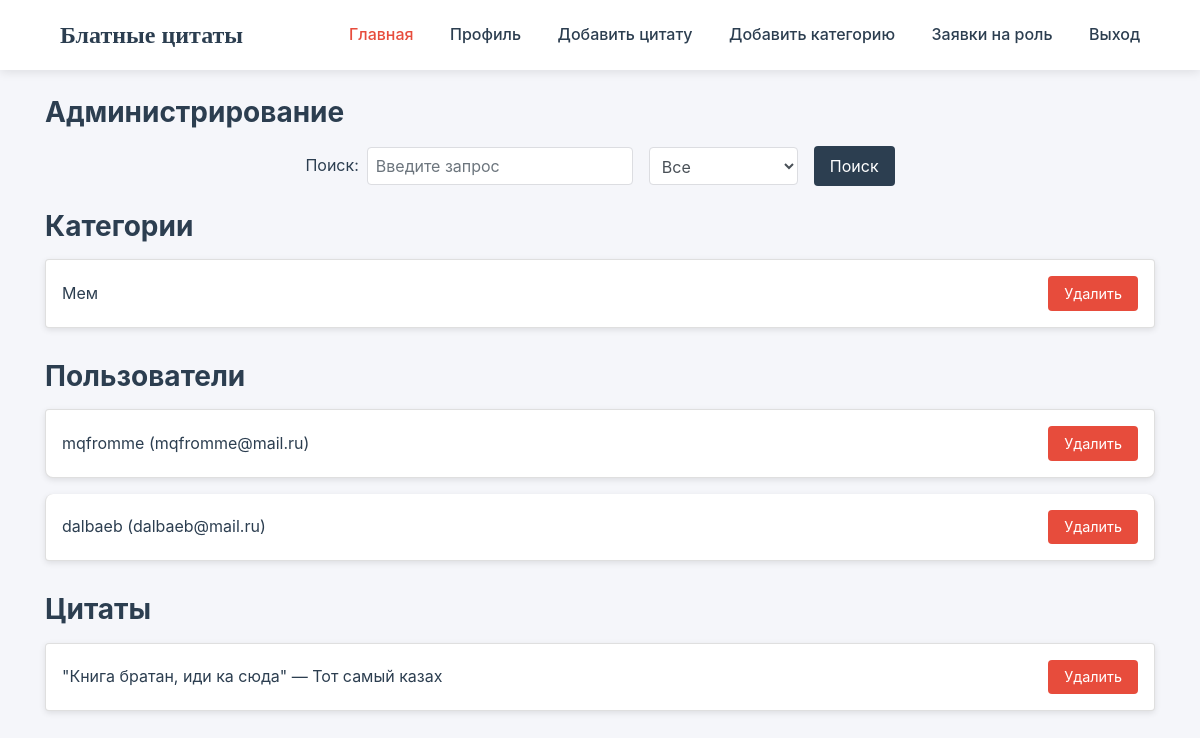
Page /admin (signed in) on the earlier database version.
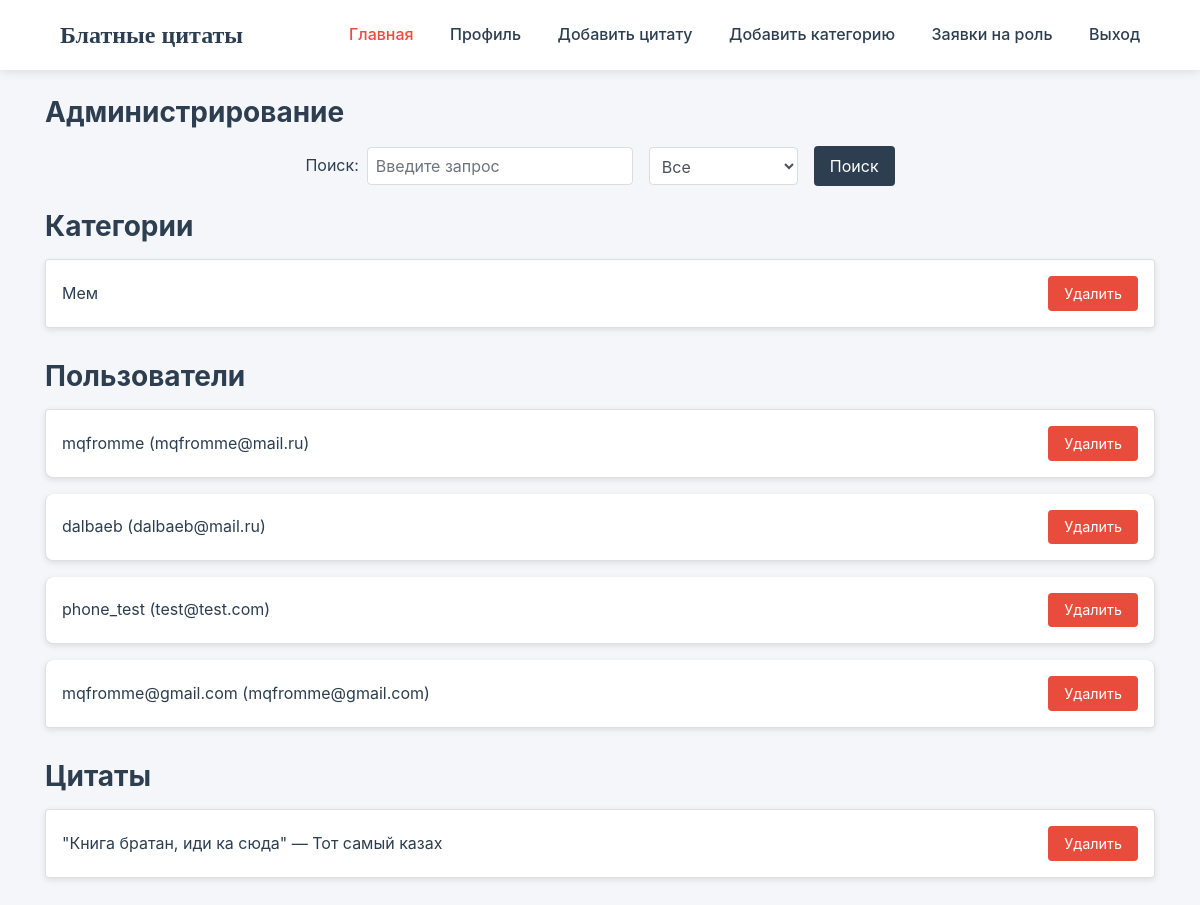
Same page on the later database version.
### app.py (models this page shows)
class Category(db.Model):
    __tablename__ = 'categories'
    id = db.Column(db.Integer, primary_key=True)
    name = db.Column(db.String(100), nullable=False)
    quotes_list = db.relationship('Quote', back_populates='category')

class User(UserMixin, db.Model):
    id = db.Column(db.Integer, primary_key=True)
    username = db.Column(db.String(100), nullable=False, unique=True)
    email = db.Column(db.String(150), nullable=False, unique=True)
    password = db.Column(db.String(200), nullable=False)
    role = db.Column(db.String(20), default='user')
    date_registered = db.Column(db.DateTime, default=datetime.utcnow)
    liked_quotes = db.relationship('UserLikes', back_populates='user_like', lazy='dynamic')

class Quote(db.Model):
    id = db.Column(db.Integer, primary_key=True)
    text = db.Column(db.Text, nullable=False)
    author = db.Column(db.String(100), nullable=False)
    likes = db.Column(db.Integer, default=0)
    views = db.Column(db.Integer, default=0)
    user_id = db.Column(db.Integer, db.ForeignKey('user.id'))
    category_id = db.Column(db.Integer, db.ForeignKey('categories.id'), nullable=False)
    category = db.relationship('Category', back_populates='quotes_list')
    user_likes = db.relationship('UserLikes', back_populates='quote')

### app.py (the view, shortened to what this page needs)
@app.route('/admin', methods=['GET', 'POST'])
@admin_required
def admin():
    categories = Category.query.all()
    users = User.query.all()
    quotes = Quote.query.all()
    query = request.args.get('query', '')
    search_type = request.args.get('search_type', 'all')
    return render_template(
        'admin.html',
        categories=categories,
        users=users,
        quotes=quotes,
        query=query,
        search_type=search_type
    )

### app.py (called while the page is built)
@login_manager.user_loader
def load_user(user_id):
    return User.query.get(int(user_id))

def admin_required(f):
    @wraps(f)
    def decorated_function(*args, **kwargs):
        if not current_user.is_authenticated or current_user.role != 'admin':
            flash('Доступ запрещён. Требуется роль администратора.', 'danger')
            return redirect(url_for('login'))
        return f(*args, **kwargs)
    return decorated_function

### templates/admin.html (shortened to what this page needs)
<!DOCTYPE html>
<html lang="ru">
<head>
    <link rel="stylesheet" href="https://stackpath.bootstrapcdn.com/bootstrap/4.5.2/css/bootstrap.min.css">
    <link rel="stylesheet" href="{{ url_for('static', filename='admin.css') }}">
</head>
<body>
    <header>
        <nav class="navbar">
            <div class="logo">Блатные цитаты</div>
            <div class="nav-links">
                <a href="{{ url_for('home') }}" class="active">Главная</a>
                <a href="{{ url_for('profile') }}">Профиль</a>
                {% if session.get('user_role') == 'admin' %}
                <a href="{{ url_for('add_quote') }}">Добавить цитату</a>
                <a href="{{ url_for('add_category') }}">Добавить категорию</a>
                <a href="{{ url_for('role_requests') }}">Заявки на роль</a>
                {% endif %}
                <a href="{{ url_for('logout') }}">Выход</a>
            </div>
        </nav>
    </header>
    <div class="container mt-5 pt-5">
        <h1>Администрирование</h1>
        <form method="GET" class="form-inline mb-4 justify-content-center">
            <div class="form-group mr-3">
                <label for="search_query" class="mr-2">Поиск:</label>
                <input type="text" id="search_query" name="query" class="form-control" value="{{ query }}" placeholder="Введите запрос">
            </div>
            <div class="form-group mr-3">
                <select name="search_type" class="form-control">
                    <option value="all" {% if search_type == 'all' %}selected{% endif %}>Все</option>
                </select>
            </div>
            <button type="submit" class="btn btn-primary">Поиск</button>
        </form>
        <h2>Категории</h2>
        <div class="list-group mb-3">
            {% for category in categories %}
            <div class="list-group-item d-flex justify-content-between align-items-center">
                <span>{{ category.name }}</span>
                <form action="{{ url_for('delete_category', category_id=category.id) }}" method="POST" onsubmit="return confirm('Вы уверены, что хотите удалить эту категорию?')">
                    <button type="submit" class="btn btn-danger btn-sm">Удалить</button>
                </form>
            </div>
            {% endfor %}
        </div>
        <h2>Пользователи</h2>
        <div class="list-group mb-3">
            {% for user in users %}
            <div class="list-group-item d-flex justify-content-between align-items-center">
                <span>{{ user.username }} ({{ user.email }})</span>
                <form action="{{ url_for('delete_user', user_id=user.id) }}" method="POST" onsubmit="return confirm('Вы уверены, что хотите удалить этого пользователя?')">
                    <button type="submit" class="btn btn-danger btn-sm">Удалить</button>
                </form>
            </div>
            {% endfor %}
        </div>
        <h2>Цитаты</h2>
        <div class="list-group mb-3">
            {% for quote in quotes %}
            <div class="list-group-item d-flex justify-content-between align-items-center">
                <span>"{{ quote.text }}" — {{ quote.author }}</span>
                <form action="{{ url_for('delete_quote', quote_id=quote.id) }}" method="POST" onsubmit="return confirm('Вы уверены, что хотите удалить эту цитату?')">
                    <button type="submit" class="btn btn-danger btn-sm">Удалить</button>
                </form>
            </div>
            {% endfor %}
        </div>
    </div>
</body>
</html>

### static/admin.css (style rules this page uses)
:root { --primary-color: #2c3e50; --accent-color: #e74c3c; --text-color: #2c3e50; --background-color: #f5f6fa; --card-background: #ffffff; --border-color: #dcdde1; }
* { margin: 0; padding: 0; box-sizing: border-box; }
body { font-family: 'Inter', sans-serif; background-color: var(--background-color); color: var(--text-color); line-height: 1.6; }
.navbar { background-color: var(--card-background); padding: 1rem 5%; display: flex; justify-content: space-between; align-items: center; box-shadow: 0 2px 10px rgba(0, 0, 0, 0.1); position: fixed; width: 100%; top: 0; z-index: 1000; }
.logo { font-family: 'Playfair Display', serif; font-size: 1.5rem; font-weight: 700; color: var(--primary-color); }
.nav-links a { color: var(--text-color); text-decoration: none; margin-left: 2rem; font-weight: 500; transition: color 0.3s ease; }
.nav-links a:hover, .nav-links a.active { color: var(--accent-color); }
.container { margin-top: 80px; }
h1, h2 { color: var(--primary-color); font-size: 1.75rem; margin-bottom: 1rem; font-weight: 700; }
.form-inline { justify-content: center; margin-bottom: 2rem; }
.form-group { margin-right: 1rem; }
.form-control { padding: 0.5rem; font-size: 1rem; border: 1px solid var(--border-color); border-radius: 4px; }
.btn-primary { background-color: var(--primary-color); border: none; color: white; padding: 0.5rem 1rem; font-size: 1rem; border-radius: 4px; transition: background-color 0.3s ease; }
.list-group { padding: 0; margin: 0; }
.list-group-item { padding: 1rem; border-radius: 8px; background-color: var(--card-background); margin-bottom: 1rem; box-shadow: 0 2px 6px rgba(0, 0, 0, 0.1); transition: transform 0.3s ease; }
.list-group-item span { font-size: 1rem; color: var(--primary-color); }
.list-group-item form { display: inline-block; }
.btn-sm { padding: 5px 10px; font-size: 0.9rem; }
.btn-danger { background-color: var(--accent-color); border: none; color: white; padding: 0.4rem 1rem; font-size: 0.9rem; border-radius: 4px; transition: background-color 0.3s ease; }

Differences in the rows shown:
added User: username "phone_test", email "test@test.com"
added User: username "mqfromme@gmail.com", email "mqfromme@gmail.com"
